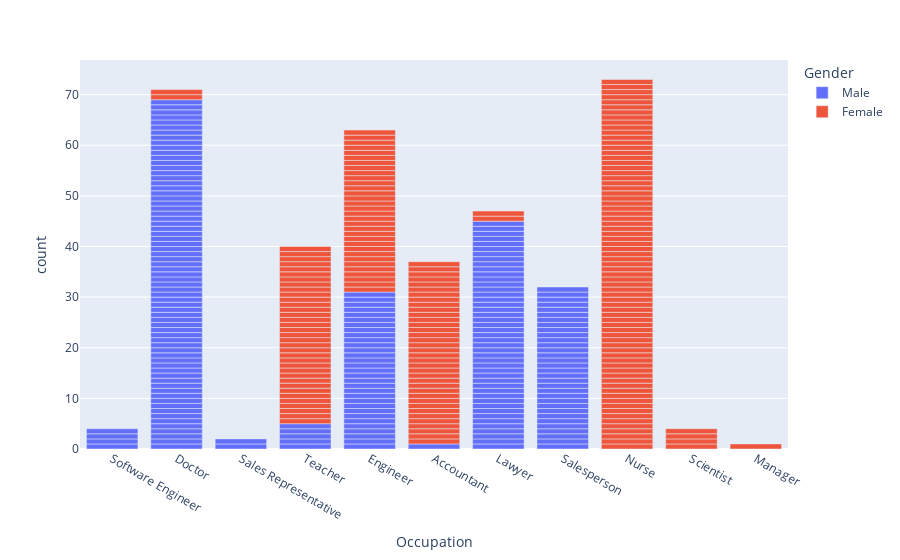

The code cell stored with this chart in its notebook:
### Code cell
px.bar(df, x="Occupation", color="Gender")

### Figure 1 — Plotly figure (JSON) as saved in the notebook; plotly's stock layout.template omitted (floating-point values rounded to 4 significant figures; data arrays with more than 128 entries replaced by an {"elided": "..."} marker saying what was removed)
{"data": [{"alignmentgroup": "True", "hovertemplate": "Gender=Male<br>Occupation=%{x}<br>count=%{y}<extra></extra>", "legendgroup": "Male", "marker": {"color": "#636efa", "pattern": {"shape": ""}}, "name": "Male", "offsetgroup": "Male", "orientation": "v", "showlegend": true, "textposition": "auto", "type": "bar", "x": {"elided": "189 str values"}, "xaxis": "x", "y": {"elided": "189 int values"}, "yaxis": "y"}, {"alignmentgroup": "True", "hovertemplate": "Gender=Female<br>Occupation=%{x}<br>count=%{y}<extra></extra>", "legendgroup": "Female", "marker": {"color": "#EF553B", "pattern": {"shape": ""}}, "name": "Female", "offsetgroup": "Female", "orientation": "v", "showlegend": true, "textposition": "auto", "type": "bar", "x": {"elided": "185 str values"}, "xaxis": "x", "y": {"elided": "185 int values"}, "yaxis": "y"}], "layout": {"barmode": "relative", "legend": {"title": {"text": "Gender"}, "tracegroupgap": 0}, "margin": {"t": 60}, "xaxis": {"anchor": "y", "domain": [0, 1], "title": {"text": "Occupation"}}, "yaxis": {"anchor": "x", "domain": [0, 1], "title": {"text": "count"}}}}
